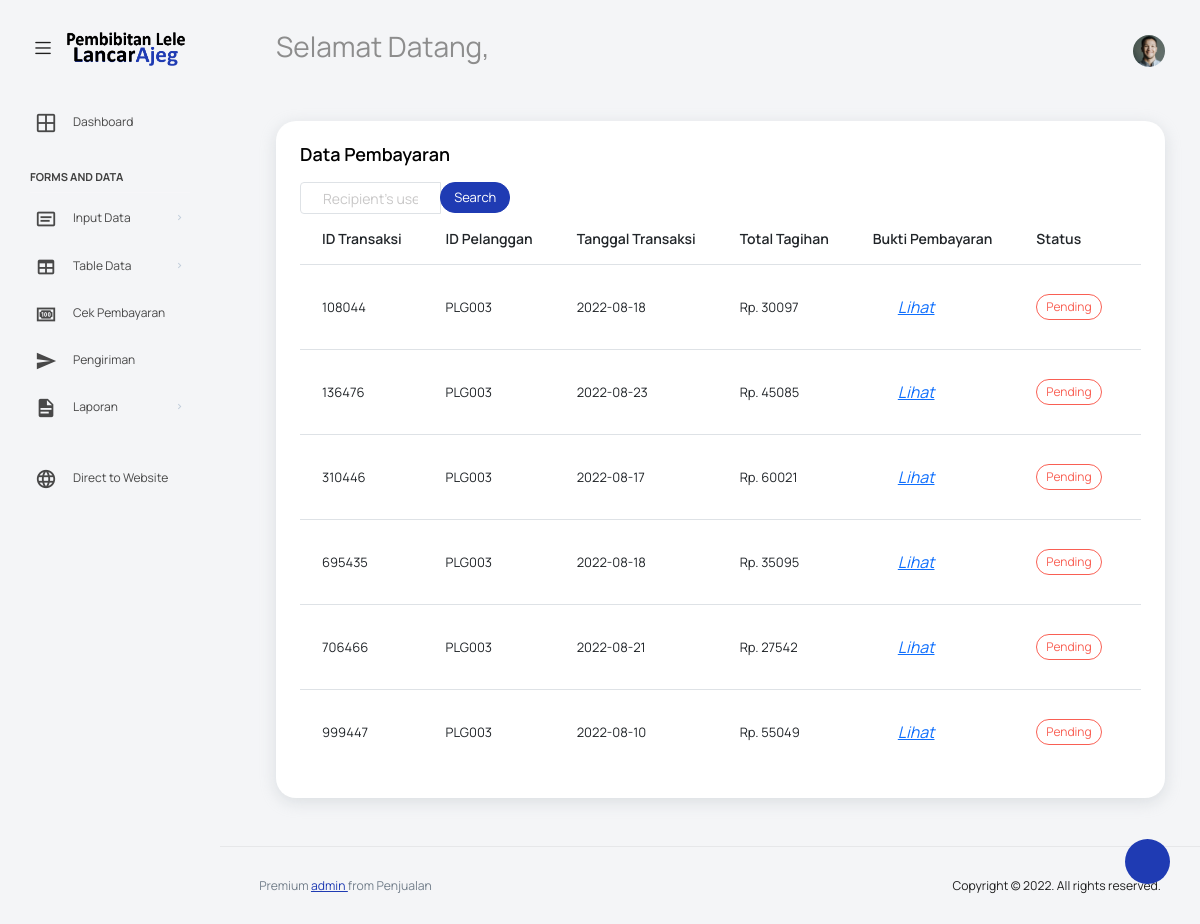
Screenshot of /admin-dashboard/cek-pembayaran.php with the database file from the repository.
### tables this page shows
CREATE TABLE `transaksi` (
  `id_transaksi` varchar(255) NOT NULL,
  `id_order` int(50) NOT NULL,
  `id_pelanggan` varchar(25) NOT NULL,
  `total_tagihan` int(20) NOT NULL,
  `metode_pembayaran` varchar(255) NOT NULL,
  `waktu_transaksi` date NOT NULL,
  `status` varchar(25) NOT NULL,
  `pdf_url` varchar(255) NOT NULL,
  `kurir` varchar(50) NOT NULL,
  `resi` varchar(25) NOT NULL
);

### admin-dashboard/config/koneksi.php (called while the page is built, shortened)
<?php
$koneksi  =  mysqli_connect("localhost", "root", "", "db_lele");
$cek_pembayaran =$koneksi->query("select * from transaksi where status='Pending'");

### admin-dashboard/cek-pembayaran.php (the view, shortened to what this page needs)
<?php
include 'config/koneksi.php';
?>
<!DOCTYPE html>
<html lang="en">
<head>
    <link rel="stylesheet" href="vendors/feather/feather.css">
    <link rel="stylesheet" href="vendors/mdi/css/materialdesignicons.min.css">
    <link rel="stylesheet" href="vendors/ti-icons/css/themify-icons.css">
    <link rel="stylesheet" href="vendors/typicons/typicons.css">
    <link rel="stylesheet" href="vendors/simple-line-icons/css/simple-line-icons.css">
    <link rel="stylesheet" href="vendors/css/vendor.bundle.base.css">
    <link rel="stylesheet" href="vendors/datatables.net-bs4/dataTables.bootstrap4.css">
    <link rel="stylesheet" href="js/select.dataTables.min.css">
    <link rel="stylesheet" href="css/vertical-layout-light/style.css">
</head>
<body>
    <div class="container-scroller">
        <nav class="navbar default-layout col-lg-12 col-12 p-0 fixed-top d-flex align-items-top flex-row">
            <div class="text-center navbar-brand-wrapper d-flex align-items-center justify-content-start">
                <div class="me-3">
                    <button class="navbar-toggler navbar-toggler align-self-center" type="button" data-bs-toggle="minimize">
                        <span class="icon-menu"></span>
                    </button>
                </div>
                <div>
                    <a class="navbar-brand brand-logo" href="index.php">
                        <img src="images/logo.png" width="200" alt="logo" />
                    </a>
                </div>
            </div>
            <div class="navbar-menu-wrapper d-flex align-items-top">
                <ul class="navbar-nav">
                    <li class="nav-item font-weight-semibold d-none d-lg-block ms-0">
                        <h1 class="welcome-text">Selamat Datang, <span class="text-black fw-bold"><?= $_SESSION['admin']['nama'] ?></span></h1>
                    </li>
                </ul>
                <ul class="navbar-nav ms-auto">
                    <li class="nav-item dropdown d-none d-lg-block user-dropdown">
                        <a class="nav-link" id="UserDropdown" href="#" data-bs-toggle="dropdown" aria-expanded="false">
                            <img class="img-xs rounded-circle" src="images/faces/face8.jpg" alt="Profile image"> </a>
                    </li>
                </ul>
            </div>
        </nav>
        <div class="container-fluid page-body-wrapper">
            <div class="theme-setting-wrapper">
                <div id="settings-trigger"><i class="ti-settings"></i></div>
            </div>
            <nav class="sidebar sidebar-offcanvas" id="sidebar">
                <ul class="nav">
                    <li class="nav-item">
                        <a class="nav-link" href="index.php">
                            <i class="mdi mdi-grid-large menu-icon"></i>
                            <span class="menu-title">Dashboard</span>
                        </a>
                    </li>
                    <li class="nav-item nav-category">Forms and Data</li>
                    <li class="nav-item">
                        <a class="nav-link" data-bs-toggle="collapse" href="#form-elements" aria-expanded="false" aria-controls="form-elements">
                            <i class="menu-icon mdi mdi-card-text-outline"></i>
                            <span class="menu-title">Input Data</span>
                            <i class="menu-arrow"></i>
                        </a>
                    </li>
                    <li class="nav-item">
                        <a class="nav-link" data-bs-toggle="collapse" href="#tables" aria-expanded="false" aria-controls="tables">
                            <i class="menu-icon mdi mdi-table"></i>
                            <span class="menu-title">Table Data</span>
                            <i class="menu-arrow"></i>
                        </a>
                    </li>
                    <li class="nav-item">
                        <a class="nav-link" href="cek-pembayaran.php">
                            <i class="mdi mdi-cash-100 menu-icon"></i>
                            <span class="menu-title">Cek Pembayaran</span>
                        </a>
                    </li>
                    <li class="nav-item">
                        <a class="nav-link" href="form-transaksi.php">
                            <i class="mdi mdi-send menu-icon"></i>
                            <span class="menu-title">Pengiriman</span>
                        </a>
                    </li>
                    <li class="nav-item">
                        <a class="nav-link" data-bs-toggle="collapse" href="#laporan" aria-expanded="false" aria-controls="tables">
                            <i class="menu-icon mdi mdi-file-document"></i>
                            <span class="menu-title">Laporan</span>
                            <i class="menu-arrow"></i>
                        </a>
                    </li>
                    <li class="nav-item">
                        <a class="nav-link" target="_blank">
                        </a>
                    </li>
                    <li class="nav-item">
                        <a class="nav-link" target="_blank" href="../index.php">
                            <i class="mdi mdi-web menu-icon"></i>
                            <span class="menu-title">Direct to Website</span>
                        </a>
                    </li>
                </ul>
            </nav>
            <div class="main-panel">
                <div class="content-wrapper">
                    <div class="row">
                        <div class="col-lg-12 grid-margin stretch-card">
                            <div class="card">
                                <div class="card-body">
                                    <h4 class="card-title">Data Pembayaran</h4>
                                    <form action="" method="post" class=" col-sm-3 md-4">
                                        <div class="input-group">
                                            <input type="text" class="form-control" name="idcari" placeholder="Recipient's username" aria-label="Recipient's username">
                                            <div class="input-group-append">
                                                <button class="btn btn-sm btn-primary" name="cari">Search</button>
                                            </div>
                                        </div>
                                    </form>
                                    <div class="table-responsive">
                                        <table class="table table-striped-hover" id="table1">
                                            <thead>
                                                <tr>
                                                    <th>ID Transaksi</th>
                                                    <th>ID Pelanggan</th>
                                                    <th>Tanggal Transaksi</th>
                                                    <th>Total Tagihan</th>
                                                    <th>Bukti Pembayaran</th>
                                                    <th>Status</th>
                                                    <th>Aksi</th>
                                                </tr>
                                            </thead>
                                            <tbody>
                                                <?php while ($data = $cek_pembayaran->fetch_assoc()) { ?>
                                                    <tr>
                                                        <td><?= $data['id_transaksi']; ?></td>
                                                        <td><?= $data['id_pelanggan']; ?></td>
                                                        <td><?= $data['waktu_transaksi']; ?></td>
                                                        <td>Rp. <?= $data['total_tagihan']; ?></td>
                                                        <td>
                                                            <div class="">
                                                                <button type="button" class="btn btn-link btn-fw" data-bs-toggle="modal" data-bs-target="#modalCenter<?= $data['id_transaksi']; ?>">
                                                                    <i aria-hidden="true">Lihat</i>
                                                                </button>
                                                            </div>
                                                        </td>
                                                        <td> <label class="badge badge-danger"><?= $data['status']; ?></label></td>
                                                        <td>
                                                        </td>
                                                    </tr>
                                                <?php } ?>
                                            </tbody>
                                        </table>
                                    </div>
                                </div>
                            </div>
                        </div>
                    </div>
                </div>
                <footer class="footer">
                    <div class="d-sm-flex justify-content-center justify-content-sm-between">
                        <span class="text-muted text-center text-sm-left d-block d-sm-inline-block">Premium <a href="index.php" target="_blank">admin </a> from Penjualan</span>
                        <span class="float-none float-sm-right d-block mt-1 mt-sm-0 text-center">Copyright © 2022. All rights reserved.</span>
                    </div>
                </footer>
            </div>
        </div>
    </div>
</body>
</html>

### rows the page displays
transaksi: id_transaksi "108044", id_pelanggan "PLG003", waktu_transaksi "2022-08-18", total_tagihan "30097", status "Pending"
transaksi: id_transaksi "136476", id_pelanggan "PLG003", waktu_transaksi "2022-08-23", total_tagihan "45085", status "Pending"
transaksi: id_transaksi "310446", id_pelanggan "PLG003", waktu_transaksi "2022-08-17", total_tagihan "60021", status "Pending"
transaksi: id_transaksi "695435", id_pelanggan "PLG003", waktu_transaksi "2022-08-18", total_tagihan "35095", status "Pending"
transaksi: id_transaksi "706466", id_pelanggan "PLG003", waktu_transaksi "2022-08-21", total_tagihan "27542", status "Pending"
transaksi: id_transaksi "999447", id_pelanggan "PLG003", waktu_transaksi "2022-08-10", total_tagihan "55049", status "Pending"
